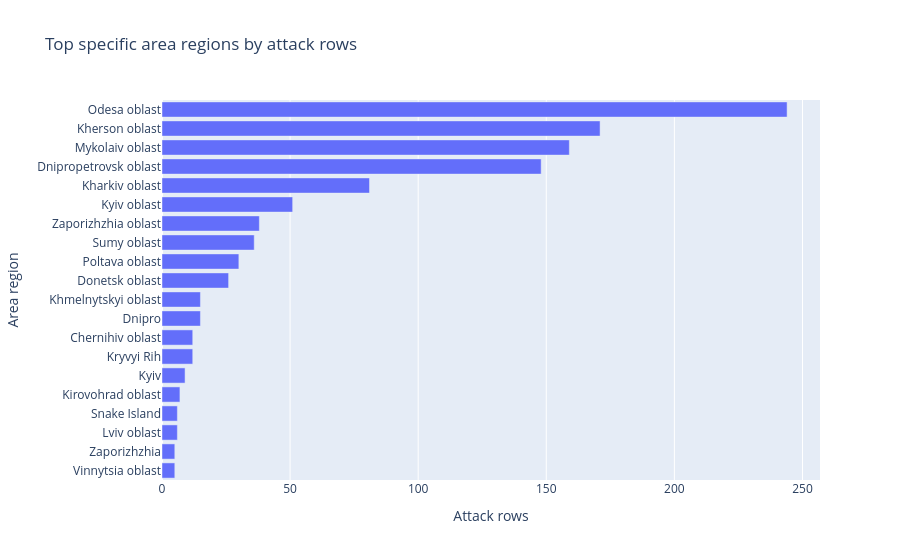

This figure's notebook cell:
### Code cell
region_summary = con.sql("""
SELECT
    area_region,
    COUNT(*) AS attack_rows,
    SUM(COALESCE(launched, 0)) AS launched_total
FROM silver_attack_regions
WHERE has_specific_area_region
GROUP BY 1
ORDER BY attack_rows DESC, launched_total DESC
LIMIT 20
""").df()

display(region_summary)

fig = px.bar(
    region_summary.sort_values('attack_rows', ascending=True),
    x='attack_rows',
    y='area_region',
    orientation='h',
    title='Top specific area regions by attack rows'
)
fig.update_layout(xaxis_title='Attack rows', yaxis_title='Area region')
fig.show()

### Figure 1 — Plotly figure (JSON) as saved in the notebook; plotly's stock layout.template omitted (floating-point values rounded to 4 significant figures)
{"data": [{"hovertemplate": "attack_rows=%{x}<br>area_region=%{y}<extra></extra>", "legendgroup": "", "marker": {"color": "#636efa", "pattern": {"shape": ""}}, "name": "", "orientation": "h", "showlegend": false, "textposition": "auto", "type": "bar", "x": [5, 5, 6, 6, 7, 9, 12, 12, 15, 15, 26, 30, 36, 38, 51, 81, 148, 159, 171, 244], "xaxis": "x", "y": ["Vinnytsia oblast", "Zaporizhzhia", "Lviv oblast", "Snake Island", "Kirovohrad oblast", "Kyiv", "Kryvyi Rih", "Chernihiv oblast", "Dnipro", "Khmelnytskyi oblast", "Donetsk oblast", "Poltava oblast", "Sumy oblast", "Zaporizhzhia oblast", "Kyiv oblast", "Kharkiv oblast", "Dnipropetrovsk oblast", "Mykolaiv oblast", "Kherson oblast", "Odesa oblast"], "yaxis": "y"}], "layout": {"barmode": "relative", "legend": {"tracegroupgap": 0}, "title": {"text": "Top specific area regions by attack rows"}, "xaxis": {"anchor": "y", "domain": [0, 1], "title": {"text": "Attack rows"}}, "yaxis": {"anchor": "x", "domain": [0, 1], "title": {"text": "Area region"}}}}
